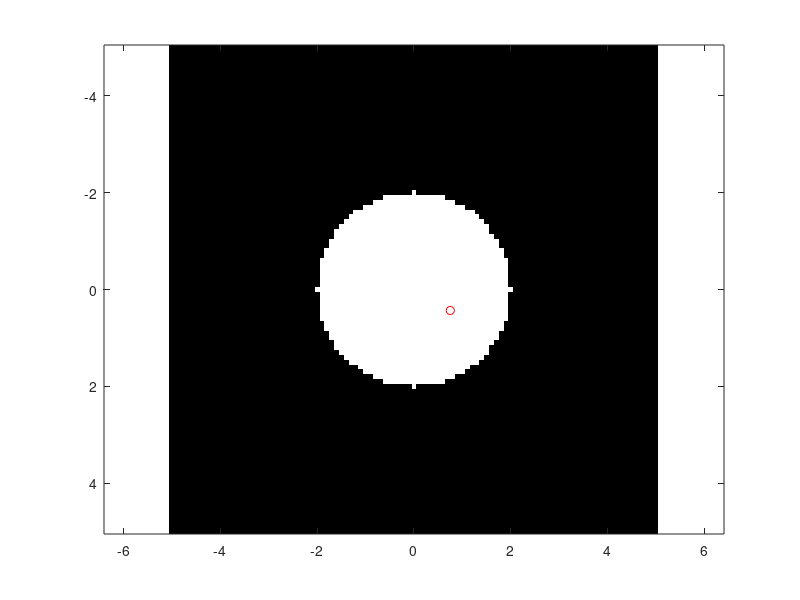

MATLAB code to generate this figure:
L = 10;
R = 2;
theta = 30;
phi = 60;
x = cosd(theta)*sind(phi);
y = cosd(theta)*cosd(phi);
[xg,yg] = meshgrid(-L/2:0.1:L/2,-L/2:0.1:L/2);
mask = (xg.^2+yg.^2)<=R^2;
I = mask*(sind(theta)^3);
figure;
imagesc(-L/2:0.1:L/2,-L/2:0.1:L/2,I);
colormap gray;
axis equal;
hold on;
plot(x,y,'ro');